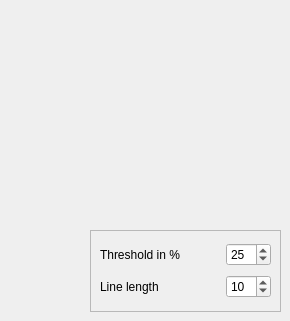
        <widget class="QWidget" name="tab_6">
         <attribute name="title">
          <string>Cupid's Bow</string>
         </attribute>
         <widget class="QFrame" name="frame_13">
          <property name="geometry">
           <rect>
            <x>90</x>
            <y>230</y>
            <width>191</width>
            <height>82</height>
           </rect>
          </property>
          <property name="frameShape">
           <enum>QFrame::StyledPanel</enum>
          </property>
          <property name="frameShadow">
           <enum>QFrame::Raised</enum>
          </property>
          <layout class="QGridLayout" name="gridLayout_20">
           <item row="0" column="0">
            <widget class="QLabel" name="label_18">
             <property name="minimumSize">
              <size>
               <width>120</width>
               <height>0</height>
              </size>
             </property>
             <property name="text">
              <string>Threshold in %</string>
             </property>
            </widget>
           </item>
           <item row="0" column="1">
            <widget class="QSpinBox" name="sbTHCupidsBow">
             <property name="value">
              <number>25</number>
             </property>
            </widget>
           </item>
           <item row="1" column="0">
            <widget class="QLabel" name="label_19">
             <property name="text">
              <string>Line length</string>
             </property>
            </widget>
           </item>
           <item row="1" column="1">
            <widget class="QSpinBox" name="sbLLCupidsBow">
             <property name="value">
              <number>10</number>
             </property>
            </widget>
           </item>
          </layout>
         </widget>
        </widget>
